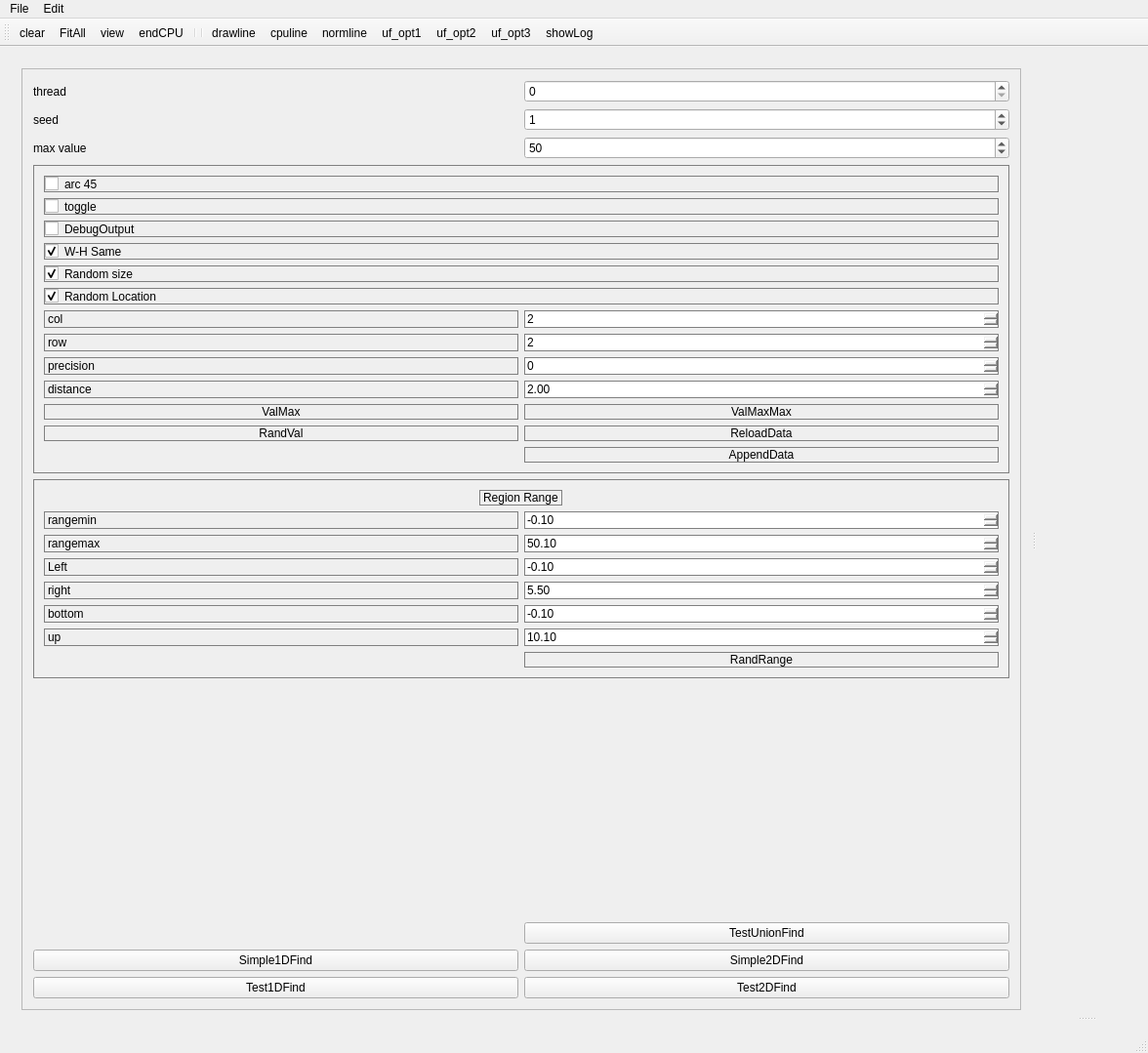
<?xml version="1.0" encoding="UTF-8"?>
<ui version="4.0">
 <class>MainWindowOccClass</class>
 <widget class="QMainWindow" name="MainWindowOccClass">
  <property name="geometry">
   <rect>
    <x>0</x>
    <y>0</y>
    <width>1176</width>
    <height>1079</height>
   </rect>
  </property>
  <property name="windowTitle">
   <string>MainWindowOcc</string>
  </property>
  <property name="styleSheet">
   <string notr="true"/>
  </property>
  <widget class="QWidget" name="centralWidget">
   <layout class="QGridLayout" name="gridLayout_9">
    <item row="0" column="0">
     <widget class="QSplitter" name="splitter_main">
      <property name="orientation">
       <enum>Qt::Horizontal</enum>
      </property>
      <widget class="QWidget" name="widget_param" native="true">
       <layout class="QGridLayout" name="gridLayout_8">
        <item row="0" column="0">
         <widget class="QScrollArea" name="scrollArea">
          <property name="sizePolicy">
           <sizepolicy hsizetype="Expanding" vsizetype="Expanding">
            <horstretch>0</horstretch>
            <verstretch>0</verstretch>
           </sizepolicy>
          </property>
          <property name="horizontalScrollBarPolicy">
           <enum>Qt::ScrollBarAlwaysOff</enum>
          </property>
          <property name="widgetResizable">
           <bool>true</bool>
          </property>
          <widget class="QWidget" name="scrollAreaWidgetContents_2">
           <property name="geometry">
            <rect>
             <x>0</x>
             <y>0</y>
             <width>1086</width>
             <height>969</height>
            </rect>
           </property>
           <layout class="QVBoxLayout" name="verticalLayout">
            <item>
             <layout class="QGridLayout" name="gridLayout_7">
              <item row="0" column="1">
               <widget class="QSpinBox" name="sb_core">
                <property name="maximum">
                 <number>64</number>
                </property>
                <property name="value">
                 <number>0</number>
                </property>
               </widget>
              </item>
              <item row="2" column="1">
               <widget class="QSpinBox" name="sb_maxvalue">
                <property name="maximum">
                 <number>2000</number>
                </property>
                <property name="value">
                 <number>50</number>
                </property>
               </widget>
              </item>
              <item row="0" column="0">
               <widget class="QLabel" name="label_5">
                <property name="text">
                 <string>thread</string>
                </property>
               </widget>
              </item>
              <item row="1" column="1">
               <widget class="QSpinBox" name="sb_seed">
                <property name="maximum">
                 <number>64</number>
                </property>
                <property name="value">
                 <number>1</number>
                </property>
               </widget>
              </item>
              <item row="1" column="0">
               <widget class="QLabel" name="label_7">
                <property name="text">
                 <string>seed</string>
                </property>
               </widget>
              </item>
              <item row="2" column="0">
               <widget class="QLabel" name="label_8">
                <property name="text">
                 <string>max value</string>
                </property>
               </widget>
              </item>
             </layout>
            </item>
            <item>
             <widget class="QWidget" name="widget_2" native="true">
              <property name="styleSheet">
               <string notr="true">border:1px solid gray</string>
              </property>
              <layout class="QGridLayout" name="gridLayout_5">
               <item row="0" column="0">
                <widget class="QCheckBox" name="cb_arc45">
                 <property name="text">
                  <string>arc 45</string>
                 </property>
                 <property name="checked">
                  <bool>false</bool>
                 </property>
                </widget>
               </item>
               <item row="2" column="0">
                <widget class="QCheckBox" name="cb_debug">
                 <property name="text">
                  <string>DebugOutput</string>
                 </property>
                 <property name="checked">
                  <bool>false</bool>
                 </property>
                </widget>
               </item>
               <item row="3" column="0">
                <widget class="QCheckBox" name="cb_wh_same">
                 <property name="text">
                  <string>W-H Same</string>
                 </property>
                 <property name="checked">
                  <bool>true</bool>
                 </property>
                </widget>
               </item>
               <item row="4" column="0">
                <layout class="QGridLayout" name="gridLayout_4">
                 <item row="3" column="0">
                  <widget class="QLabel" name="label_4">
                   <property name="text">
                    <string>row</string>
                   </property>
                  </widget>
                 </item>
                 <item row="4" column="1">
                  <widget class="QSpinBox" name="sb_precision">
                   <property name="maximum">
                    <number>64</number>
                   </property>
                   <property name="value">
                    <number>0</number>
                   </property>
                  </widget>
                 </item>
                 <item row="7" column="0">
                  <widget class="QPushButton" name="pb_Randvalue">
                   <property name="text">
                    <string>RandVal</string>
                   </property>
                  </widget>
                 </item>
                 <item row="4" column="0">
                  <widget class="QLabel" name="label_6">
                   <property name="text">
                    <string>precision</string>
                   </property>
                  </widget>
                 </item>
                 <item row="6" column="0">
                  <widget class="QPushButton" name="pb_valueMax">
                   <property name="text">
                    <string>ValMax</string>
                   </property>
                  </widget>
                 </item>
                 <item row="5" column="0">
                  <widget class="QLabel" name="lb_low_2">
                   <property name="text">
                    <string>distance</string>
                   </property>
                  </widget>
                 </item>
                 <item row="6" column="1">
                  <widget class="QPushButton" name="pb_valueMax_unsafe">
                   <property name="text">
                    <string>ValMaxMax</string>
                   </property>
                  </widget>
                 </item>
                 <item row="7" column="1">
                  <widget class="QPushButton" name="pb_generate">
                   <property name="text">
                    <string>ReloadData</string>
                   </property>
                  </widget>
                 </item>
                 <item row="2" column="1">
                  <widget class="QSpinBox" name="sb_col">
                   <property name="maximum">
                    <number>1000</number>
                   </property>
                   <property name="value">
                    <number>2</number>
                   </property>
                  </widget>
                 </item>
                 <item row="5" column="1">
                  <widget class="QDoubleSpinBox" name="dsb_distance">
                   <property name="singleStep">
                    <double>0.100000000000000</double>
                   </property>
                   <property name="value">
                    <double>2.000000000000000</double>
                   </property>
                  </widget>
                 </item>
                 <item row="2" column="0">
                  <widget class="QLabel" name="label_3">
                   <property name="text">
                    <string>col</string>
                   </property>
                  </widget>
                 </item>
                 <item row="3" column="1">
                  <widget class="QSpinBox" name="sb_row">
                   <property name="maximum">
                    <number>1000</number>
                   </property>
                   <property name="value">
                    <number>2</number>
                   </property>
                  </widget>
                 </item>
                 <item row="8" column="1">
                  <widget class="QPushButton" name="pb_appenddata">
                   <property name="text">
                    <string>AppendData</string>
                   </property>
                  </widget>
                 </item>
                 <item row="0" column="0" colspan="2">
                  <widget class="QCheckBox" name="cb_rand_size">
                   <property name="text">
                    <string>Random size</string>
                   </property>
                   <property name="checked">
                    <bool>true</bool>
                   </property>
                  </widget>
                 </item>
                 <item row="1" column="0" colspan="2">
                  <widget class="QCheckBox" name="cb_rand_loc">
                   <property name="text">
                    <string>Random Location</string>
                   </property>
                   <property name="checked">
                    <bool>true</bool>
                   </property>
                  </widget>
                 </item>
                </layout>
               </item>
               <item row="1" column="0">
                <widget class="QCheckBox" name="cb_toggle">
                 <property name="text">
                  <string>toggle</string>
                 </property>
                 <property name="checked">
                  <bool>false</bool>
                 </property>
                </widget>
               </item>
              </layout>
             </widget>
            </item>
            <item>
             <widget class="QWidget" name="widget" native="true">
              <property name="styleSheet">
               <string notr="true">border:1px solid gray</string>
              </property>
              <layout class="QGridLayout" name="gridLayout_3" rowstretch="0,0">
               <item row="0" column="0" alignment="Qt::AlignHCenter">
                <widget class="QLabel" name="label">
                 <property name="text">
                  <string>Region Range</string>
                 </property>
                </widget>
               </item>
               <item row="1" column="0">
                <layout class="QGridLayout" name="gridLayout_2">
                 <item row="3" column="0">
                  <widget class="QLabel" name="lb_high">
                   <property name="text">
                    <string>right</string>
                   </property>
                  </widget>
                 </item>
                 <item row="5" column="1">
                  <widget class="QDoubleSpinBox" name="dsb_up">
                   <property name="minimum">
                    <double>-1000.000000000000000</double>
                   </property>
                   <property name="maximum">
                    <double>1000.000000000000000</double>
                   </property>
                   <property name="singleStep">
                    <double>0.100000000000000</double>
                   </property>
                   <property name="value">
                    <double>10.100000000000000</double>
                   </property>
                  </widget>
                 </item>
                 <item row="2" column="0">
                  <widget class="QLabel" name="lb_low">
                   <property name="text">
                    <string>Left</string>
                   </property>
                  </widget>
                 </item>
                 <item row="1" column="0">
                  <widget class="QLabel" name="lb_low_6">
                   <property name="text">
                    <string>rangemax</string>
                   </property>
                  </widget>
                 </item>
                 <item row="2" column="1">
                  <widget class="QDoubleSpinBox" name="dsb_left">
                   <property name="minimum">
                    <double>-1000.000000000000000</double>
                   </property>
                   <property name="maximum">
                    <double>1000.000000000000000</double>
                   </property>
                   <property name="singleStep">
                    <double>0.100000000000000</double>
                   </property>
                   <property name="value">
                    <double>-0.100000000000000</double>
                   </property>
                  </widget>
                 </item>
                 <item row="0" column="1">
                  <widget class="QDoubleSpinBox" name="dsb_r_min">
                   <property name="minimum">
                    <double>-1000.000000000000000</double>
                   </property>
                   <property name="maximum">
                    <double>1000.000000000000000</double>
                   </property>
                   <property name="singleStep">
                    <double>0.100000000000000</double>
                   </property>
                   <property name="value">
                    <double>-0.100000000000000</double>
                   </property>
                  </widget>
                 </item>
                 <item row="3" column="1">
                  <widget class="QDoubleSpinBox" name="dsb_right">
                   <property name="minimum">
                    <double>-1000.000000000000000</double>
                   </property>
                   <property name="maximum">
                    <double>1000.000000000000000</double>
                   </property>
                   <property name="singleStep">
                    <double>0.100000000000000</double>
                   </property>
                   <property name="value">
                    <double>5.500000000000000</double>
                   </property>
                  </widget>
                 </item>
                 <item row="1" column="1">
                  <widget class="QDoubleSpinBox" name="dsb_r_max">
                   <property name="minimum">
                    <double>-1000.000000000000000</double>
                   </property>
                   <property name="maximum">
                    <double>1000.000000000000000</double>
                   </property>
                   <property name="singleStep">
                    <double>0.100000000000000</double>
                   </property>
                   <property name="value">
                    <double>50.100000000000001</double>
                   </property>
                  </widget>
                 </item>
                 <item row="4" column="1">
                  <widget class="QDoubleSpinBox" name="dsb_down">
                   <property name="minimum">
                    <double>-1000.000000000000000</double>
                   </property>
                   <property name="maximum">
                    <double>1000.000000000000000</double>
                   </property>
                   <property name="singleStep">
                    <double>0.100000000000000</double>
                   </property>
                   <property name="value">
                    <double>-0.100000000000000</double>
                   </property>
                  </widget>
                 </item>
                 <item row="0" column="0">
                  <widget class="QLabel" name="lb_low_5">
                   <property name="text">
                    <string>rangemin</string>
                   </property>
                  </widget>
                 </item>
                 <item row="4" column="0">
                  <widget class="QLabel" name="lb_low_3">
                   <property name="text">
                    <string>bottom</string>
                   </property>
                  </widget>
                 </item>
                 <item row="5" column="0">
                  <widget class="QLabel" name="lb_low_4">
                   <property name="text">
                    <string>up</string>
                   </property>
                  </widget>
                 </item>
                 <item row="6" column="1">
                  <widget class="QPushButton" name="pb_RandRange">
                   <property name="text">
                    <string>RandRange</string>
                   </property>
                  </widget>
                 </item>
                </layout>
               </item>
              </layout>
             </widget>
            </item>
            <item>
             <layout class="QGridLayout" name="gridLayout_6">
              <item row="3" column="0">
               <widget class="QPushButton" name="pb_Test1DFind">
                <property name="text">
                 <string>Test1DFind</string>
                </property>
               </widget>
              </item>
              <item row="2" column="1">
               <widget class="QPushButton" name="pb_Simple2DFind">
                <property name="text">
                 <string>Simple2DFind</string>
                </property>
               </widget>
              </item>
              <item row="2" column="0">
               <widget class="QPushButton" name="pb_Simple1DFind">
                <property name="text">
                 <string>Simple1DFind</string>
                </property>
               </widget>
              </item>
              <item row="0" column="0" colspan="2">
               <spacer name="verticalSpacer">
                <property name="orientation">
                 <enum>Qt::Vertical</enum>
                </property>
                <property name="sizeHint" stdset="0">
                 <size>
                  <width>20</width>
                  <height>40</height>
                 </size>
                </property>
               </spacer>
              </item>
              <item row="3" column="1">
               <widget class="QPushButton" name="pb_Test2DFind">
                <property name="text">
                 <string>Test2DFind</string>
                </property>
               </widget>
              </item>
              <item row="1" column="1">
               <widget class="QPushButton" name="pb_TestUnionfind">
                <property name="text">
                 <string>TestUnionFind</string>
                </property>
               </widget>
              </item>
             </layout>
            </item>
           </layout>
          </widget>
         </widget>
        </item>
       </layout>
      </widget>
      <widget class="QSplitter" name="splitter_view">
       <property name="orientation">
        <enum>Qt::Vertical</enum>
       </property>
       <widget class="QWidget" name="gridLayoutWidget">
        <layout class="QGridLayout" name="gridLayout_view"/>
       </widget>
       <widget class="QWidget" name="widget_info" native="true">
        <layout class="QGridLayout" name="gridLayout" columnstretch="6,1">
         <property name="leftMargin">
          <number>0</number>
         </property>
         <property name="topMargin">
          <number>0</number>
         </property>
         <property name="rightMargin">
          <number>0</number>
         </property>
         <property name="bottomMargin">
          <number>0</number>
         </property>
         <item row="0" column="0">
          <layout class="QGridLayout" name="gl_console"/>
         </item>
         <item row="0" column="1">
          <layout class="QGridLayout" name="gl_info"/>
         </item>
        </layout>
       </widget>
      </widget>
     </widget>
    </item>
   </layout>
  </widget>
  <widget class="QMenuBar" name="menuBar">
   <property name="geometry">
    <rect>
     <x>0</x>
     <y>0</y>
     <width>1176</width>
     <height>20</height>
    </rect>
   </property>
   <widget class="QMenu" name="menuFile">
    <property name="title">
     <string>File</string>
    </property>
    <addaction name="actionview"/>
    <addaction name="act_unionfind_ori"/>
    <addaction name="act_unionfind_opt1"/>
    <addaction name="act_unionfind_opt2"/>
    <addaction name="actionuf_opt3"/>
    <addaction name="actionbi_find1D"/>
    <addaction name="actionori_find1D"/>
    <addaction name="actionkd_find2D"/>
    <addaction name="actionran_find2D"/>
    <addaction name="actionori_find2D"/>
    <addaction name="action_drawline"/>
    <addaction name="action_cpuline"/>
    <addaction name="actionendCPU"/>
    <addaction name="action_normline"/>
    <addaction name="actionfind2D"/>
    <addaction name="actionclear"/>
    <addaction name="action_showLog"/>
   </widget>
   <widget class="QMenu" name="menuEdit">
    <property name="title">
     <string>Edit</string>
    </property>
    <addaction name="actionFitAll"/>
   </widget>
   <addaction name="menuFile"/>
   <addaction name="menuEdit"/>
  </widget>
  <widget class="QToolBar" name="mainToolBar">
   <attribute name="toolBarArea">
    <enum>TopToolBarArea</enum>
   </attribute>
   <attribute name="toolBarBreak">
    <bool>false</bool>
   </attribute>
   <addaction name="actionclear"/>
   <addaction name="actionFitAll"/>
   <addaction name="actionview"/>
   <addaction name="actionendCPU"/>
   <addaction name="separator"/>
   <addaction name="separator"/>
   <addaction name="action_drawline"/>
   <addaction name="action_cpuline"/>
   <addaction name="action_normline"/>
   <addaction name="act_unionfind_opt1"/>
   <addaction name="act_unionfind_opt2"/>
   <addaction name="actionuf_opt3"/>
   <addaction name="action_showLog"/>
  </widget>
  <widget class="QStatusBar" name="statusBar"/>
  <action name="actionGenerate">
   <property name="text">
    <string>generate</string>
   </property>
  </action>
  <action name="act_unionfind_ori">
   <property name="text">
    <string>uf_ori</string>
   </property>
  </action>
  <action name="actionFitAll">
   <property name="text">
    <string>FitAll</string>
   </property>
  </action>
  <action name="act_unionfind_opt1">
   <property name="text">
    <string>uf_opt1</string>
   </property>
  </action>
  <action name="act_unionfind_opt2">
   <property name="text">
    <string>uf_opt2</string>
   </property>
  </action>
  <action name="actionview">
   <property name="text">
    <string>view</string>
   </property>
  </action>
  <action name="actionbi_find1D">
   <property name="text">
    <string>bi_find1D</string>
   </property>
  </action>
  <action name="actionori_find1D">
   <property name="text">
    <string>ori_find1D</string>
   </property>
  </action>
  <action name="actionkd_find2D">
   <property name="text">
    <string>kd_find2D</string>
   </property>
  </action>
  <action name="actionori_find2D">
   <property name="text">
    <string>ori_find2D</string>
   </property>
  </action>
  <action name="action_drawline">
   <property name="text">
    <string>drawline</string>
   </property>
  </action>
  <action name="action_cpuline">
   <property name="text">
    <string>cpuline</string>
   </property>
  </action>
  <action name="actionendCPU">
   <property name="text">
    <string>endCPU</string>
   </property>
  </action>
  <action name="action_normline">
   <property name="text">
    <string>normline</string>
   </property>
  </action>
  <action name="actionran_find2D">
   <property name="text">
    <string>ran_find2D</string>
   </property>
  </action>
  <action name="actionfind2D">
   <property name="text">
    <string>find2D</string>
   </property>
  </action>
  <action name="actionuf_opt3">
   <property name="text">
    <string>uf_opt3</string>
   </property>
  </action>
  <action name="actionclear">
   <property name="text">
    <string>clear</string>
   </property>
  </action>
  <action name="action_showLog">
   <property name="text">
    <string>showLog</string>
   </property>
  </action>
 </widget>
 <layoutdefault spacing="6" margin="11"/>
 <resources/>
 <connections/>
</ui>
